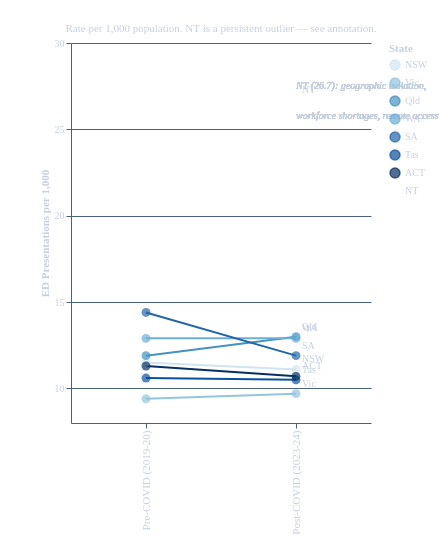

Source (Vega-Lite JSON):
### Vega-Lite specification from a JSON file in a GitHub repository (floating-point values rounded to 4 significant figures)
{"$schema": "https://vega.github.io/schema/vega-lite/v6.json", "title": {"text": "ED Mental Health Presentation Rates: Pre vs Post COVID by State", "fontSize": 15, "fontWeight": "bold", "font": "Times New Roman", "anchor": "middle", "color": "#ffffff", "subtitle": "Rate per 1,000 population. NT is a persistent outlier — see annotation.", "subtitleColor": "#c5cfe0", "subtitleFont": "Times New Roman", "subtitleFontSize": 11}, "width": 300, "height": 380, "background": "transparent", "data": {"values": [{"state": "NSW", "period": "Pre-COVID (2019-20)", "rate": 11.5, "sort_order": 1}, {"state": "NSW", "period": "Post-COVID (2023-24)", "rate": 11.1, "sort_order": 2}, {"state": "Vic", "period": "Pre-COVID (2019-20)", "rate": 9.4, "sort_order": 1}, {"state": "Vic", "period": "Post-COVID (2023-24)", "rate": 9.7, "sort_order": 2}, {"state": "Qld", "period": "Pre-COVID (2019-20)", "rate": 11.9, "sort_order": 1}, {"state": "Qld", "period": "Post-COVID (2023-24)", "rate": 13.0, "sort_order": 2}, {"state": "WA", "period": "Pre-COVID (2019-20)", "rate": 12.9, "sort_order": 1}, {"state": "WA", "period": "Post-COVID (2023-24)", "rate": 12.9, "sort_order": 2}, {"state": "SA", "period": "Pre-COVID (2019-20)", "rate": 14.4, "sort_order": 1}, {"state": "SA", "period": "Post-COVID (2023-24)", "rate": 11.9, "sort_order": 2}, {"state": "Tas", "period": "Pre-COVID (2019-20)", "rate": 10.6, "sort_order": 1}, {"state": "Tas", "period": "Post-COVID (2023-24)", "rate": 10.5, "sort_order": 2}, {"state": "ACT", "period": "Pre-COVID (2019-20)", "rate": 11.3, "sort_order": 1}, {"state": "ACT", "period": "Post-COVID (2023-24)", "rate": 10.7, "sort_order": 2}, {"state": "NT", "period": "Pre-COVID (2019-20)", "rate": 27.6, "sort_order": 1}, {"state": "NT", "period": "Post-COVID (2023-24)", "rate": 26.7, "sort_order": 2}]}, "layer": [{"mark": {"type": "line", "strokeWidth": 2}, "encoding": {"x": {"field": "period", "type": "ordinal", "sort": ["Pre-COVID (2019-20)", "Post-COVID (2023-24)"], "title": null, "axis": {"labelColor": "#c5cfe0", "titleColor": "#c5cfe0", "gridColor": "#4a6080", "tickColor": "#4a6080", "domainColor": "#4a6080", "labelFont": "Times New Roman", "titleFont": "Times New Roman", "labelFontSize": 11}}, "y": {"field": "rate", "type": "quantitative", "title": "ED Presentations per 1,000", "axis": {"labelColor": "#c5cfe0", "titleColor": "#c5cfe0", "gridColor": "#4a6080", "tickColor": "#4a6080", "domainColor": "#4a6080", "labelFont": "Times New Roman", "titleFont": "Times New Roman", "tickCount": 6}, "scale": {"domain": [8, 30]}}, "color": {"field": "state", "type": "nominal", "scale": {"domain": ["NSW", "Vic", "Qld", "WA", "SA", "Tas", "ACT", "NT"], "range": ["#d1e5f0", "#92c5de", "#4393c3", "#6baed6", "#2166ac", "#08519c", "#053061", "#ffffff"]}, "legend": {"titleFont": "Times New Roman", "labelFont": "Times New Roman", "titleColor": "#c5cfe0", "labelColor": "#c5cfe0", "title": "State"}}, "detail": {"field": "state", "type": "nominal"}, "tooltip": [{"field": "state", "type": "nominal", "title": "State"}, {"field": "period", "type": "ordinal", "title": "Period"}, {"field": "rate", "type": "quantitative", "title": "ED Rate per 1,000"}]}, "transform": []}, {"mark": {"type": "point", "filled": true, "size": 80}, "encoding": {"x": {"field": "period", "type": "ordinal", "sort": ["Pre-COVID (2019-20)", "Post-COVID (2023-24)"]}, "y": {"field": "rate", "type": "quantitative", "scale": {"domain": [8, 30]}, "axis": {"labelColor": "#c5cfe0", "titleColor": "#c5cfe0", "gridColor": "#4a6080", "tickColor": "#4a6080", "domainColor": "#4a6080", "labelFont": "Times New Roman", "titleFont": "Times New Roman", "tickCount": 6}}, "color": {"field": "state", "type": "nominal", "scale": {"domain": ["NSW", "Vic", "Qld", "WA", "SA", "Tas", "ACT", "NT"], "range": ["#d1e5f0", "#92c5de", "#4393c3", "#6baed6", "#2166ac", "#08519c", "#053061", "#ffffff"]}}}, "transform": []}, {"mark": {"type": "text", "align": "left", "dx": 6, "font": "Times New Roman", "fontSize": 10, "dy": -10}, "transform": [{"filter": "datum.period === 'Post-COVID (2023-24)'"}], "encoding": {"x": {"field": "period", "type": "ordinal", "sort": ["Pre-COVID (2019-20)", "Post-COVID (2023-24)"]}, "y": {"field": "rate", "type": "quantitative", "scale": {"domain": [8, 30]}, "axis": {"labelColor": "#c5cfe0", "titleColor": "#c5cfe0", "gridColor": "#4a6080", "tickColor": "#4a6080", "domainColor": "#4a6080", "labelFont": "Times New Roman", "titleFont": "Times New Roman", "tickCount": 6}}, "text": {"field": "state", "type": "nominal"}, "color": {"value": "#c5cfe0"}}}, {"mark": {"type": "text", "align": "left", "font": "Times New Roman", "fontSize": 10, "fontStyle": "italic", "color": "#c5cfe0"}, "encoding": {"x": {"datum": "Post-COVID (2023-24)"}, "y": {"datum": 27.5}, "text": {"value": "NT (26.7): geographic isolation,"}}, "transform": []}, {"mark": {"type": "text", "align": "left", "font": "Times New Roman", "fontSize": 10, "fontStyle": "italic", "color": "#c5cfe0"}, "encoding": {"x": {"datum": "Post-COVID (2023-24)"}, "y": {"datum": 25.8}, "text": {"value": "workforce shortages, remote access"}}, "transform": []}], "config": {"background": "transparent", "view": {"stroke": null}, "axis": {"labelColor": "#c5cfe0", "titleColor": "#c5cfe0", "gridColor": "#4a6080", "tickColor": "#4a6080", "domainColor": "#4a6080", "labelFont": "Times New Roman", "titleFont": "Times New Roman"}, "legend": {"labelColor": "#c5cfe0", "titleColor": "#c5cfe0", "labelFont": "Times New Roman", "titleFont": "Times New Roman"}, "title": {"color": "#ffffff", "font": "Times New Roman"}}}
